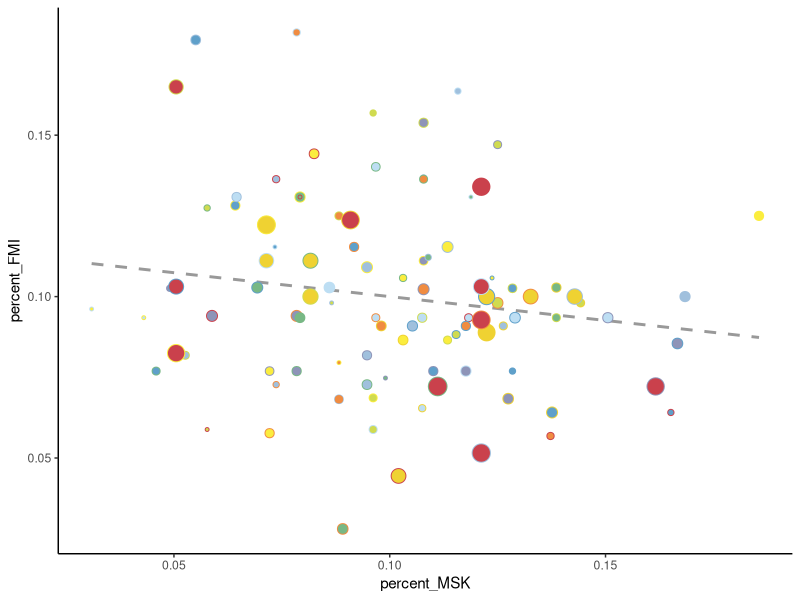

Write the R code that produced this figure. (Note: this script raises an error after producing the figure.)
# =============================================================================
# 复杂气泡图
# organized：线性脚本 + 中文分节；路径相对本条目目录
# =============================================================================
# 来源：KS科研分享「生信绘图」006复杂气泡图
# 本地复现：drafts/ks-shengxin-huitu-repro/006-complex-bubble
# Pixi：项目根 default 环境；library(tidyverse) 已拆成 ggplot2/dplyr/tidyr 等。
# =============================================================================

script_dir <- tryCatch(
  dirname(normalizePath(sys.frame(1)$ofile)),
  error = function(e) {
    args <- commandArgs(trailingOnly = FALSE)
    file_arg <- grep("^--file=", args, value = TRUE)
    if (length(file_arg)) dirname(normalizePath(sub("^--file=", "", file_arg))) else normalizePath(getwd())
  }
)
root <- if (basename(script_dir) == "code") dirname(script_dir) else script_dir
out_dir <- file.path(root, "output", "figures")
dir.create(out_dir, recursive = TRUE, showWarnings = FALSE)

suppressPackageStartupMessages({
  library(ggplot2)
  library(dplyr)
  library(tidyr)
  library(readr)
  library(tibble)
  library(stringr)
  library(forcats)
})

################# 构建数据 ########################
# FMI的数据：先创建随机字母组合表示癌症的原发位置和转移位置：
FMI <- cbind(LETTERS[sample(1:10,1000,replace = T)],LETTERS[sample(1:10,1000,replace = T)])

# 计算每种癌症内部转移至其它部位的比例：
percent <- unlist(tapply(FMI[,2], FMI[,1], function(x) table(x)/length(x)))

# 合并数据：
data_FMI <- as.data.frame(cbind(rep(LETTERS[1:10],rep(10,10)), rep(LETTERS[1:10],10)))
data_FMI$percent <- percent

# 同样的方法构建MSK的数据：
MSK <- cbind(LETTERS[sample(1:10,1000,replace = T)],LETTERS[sample(1:10,1000,replace = T)])

percent <- unlist(tapply(MSK[,2], MSK[,1], function(x) table(x)/length(x)))

data_MSK <- as.data.frame(cbind(rep(LETTERS[1:10],rep(10,10)), rep(LETTERS[1:10],10)))
data_MSK$percent <- percent


# 合并：
data <- cbind(data_FMI, data_MSK[,3])
colnames(data) <- c("primary","metastasis","percent_FMI","percent_MSK")

# 再构建一列，用于表达转移瘤的样本量；
data$meta_num <- c(sample(1:10,80, replace = T), sample(20:40,20, replace = T))

########################## 绘图 ##############################
library(ggplot2)

ggplot(data,aes(percent_MSK, percent_FMI))+
  geom_smooth(method="lm", 
              se=F, # 置信区间
              colour="#999999",
              linetype="dashed") +
  geom_point(aes(color=metastasis,fill=primary, 
                 size=meta_num),shape=21)+
  theme_classic()+
  scale_fill_manual(values = c("#d0db50","#8e94b8","#5fa0ca","#bddef3","#a0c0dd",
                               "#78b885","#fbed3e","#f08c41","#efd232","#ca414c"))+
  scale_color_manual(values = c("#d0db50","#8e94b8","#5fa0ca","#bddef3","#a0c0dd",
                               "#78b885","#fbed3e","#f08c41","#efd232","#ca414c"))+
  theme(legend.position = "none")


############ 发现相关性几乎为0，调整数据 ##################
# 给同类型的比例排个序，相关性就高了，但是实际分析过程不能这么做！！！
data$percent_FMI <- unlist(tapply(data$percent_FMI, data$primary, 
                                  function(x) sort(x,decreasing = T)))

data$percent_MSK <- unlist(tapply(data$percent_MSK, data$primary, 
                                  function(x) sort(x,decreasing = T)))

rcorr(data$percent_FMI, data$percent_MSK)

# 去掉未转移的行：
data <- data[data$primary != data$metastasis,]

ggplot(data,aes(percent_MSK, percent_FMI))+
  geom_smooth(method="lm", 
              se=F, # 置信区间
              colour="#999999",
              linetype="dashed",
              alpha=0.2,
              size=0.5) +
  geom_point(aes(color=metastasis,fill=primary, 
                 size=meta_num),shape=21,
             stroke=1 # 描边粗细
             )+
  theme_classic()+
  scale_fill_manual(values = c("#d0db50","#8e94b8","#5fa0ca","#bddef3","#a0c0dd",
                               "#78b885","#fbed3e","#f08c41","#a988be","#fa9fb5"))+
  scale_color_manual(values = c("#d0db50","#8e94b8","#5fa0ca","#bddef3","#a0c0dd",
                                "#78b885","#fbed3e","#f08c41","#a988be","#fa9fb5"))+
  theme(legend.position = "none")+
  xlab("Metastatic Site % in MSK(2919)")+
  ylab("Metastatic Site % in FMI(4100)")+
  annotate(geom = "text", x=0.10, y=0.17,
           label = "R = 0.862, P = 1.04e-41")

ggsave(file.path(out_dir, "scatter_plot.pdf"),height = 6,width = 6)
